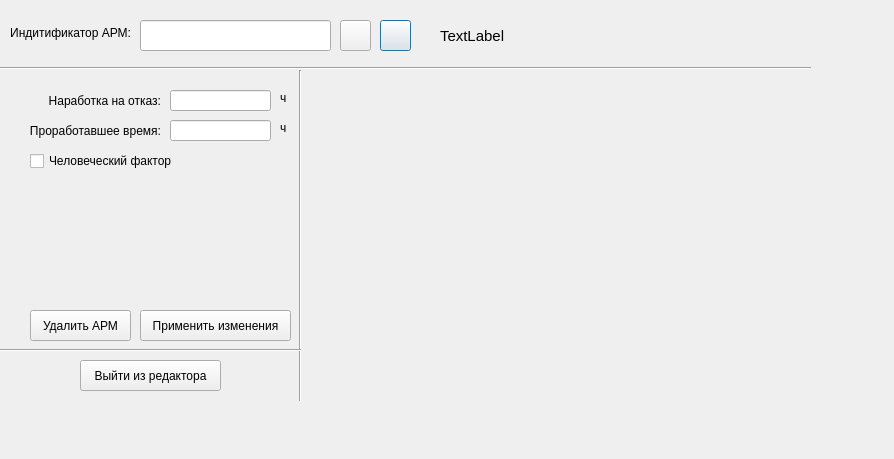
<?xml version="1.0" encoding="UTF-8"?>
<ui version="4.0">
 <class>updataARMDialog</class>
 <widget class="QDialog" name="updataARMDialog">
  <property name="geometry">
   <rect>
    <x>0</x>
    <y>0</y>
    <width>894</width>
    <height>459</height>
   </rect>
  </property>
  <property name="windowTitle">
   <string>Dialog</string>
  </property>
  <widget class="QLabel" name="nameARMLabel">
   <property name="geometry">
    <rect>
     <x>0</x>
     <y>17</y>
     <width>131</width>
     <height>31</height>
    </rect>
   </property>
   <property name="layoutDirection">
    <enum>Qt::LeftToRight</enum>
   </property>
   <property name="text">
    <string>Индитификатор АРМ:</string>
   </property>
   <property name="textFormat">
    <enum>Qt::AutoText</enum>
   </property>
   <property name="alignment">
    <set>Qt::AlignRight|Qt::AlignTrailing|Qt::AlignVCenter</set>
   </property>
  </widget>
  <widget class="QLineEdit" name="nameARMLineEdit">
   <property name="geometry">
    <rect>
     <x>140</x>
     <y>20</y>
     <width>191</width>
     <height>31</height>
    </rect>
   </property>
  </widget>
  <widget class="QLabel" name="T_ARMLabel">
   <property name="geometry">
    <rect>
     <x>30</x>
     <y>90</y>
     <width>131</width>
     <height>21</height>
    </rect>
   </property>
   <property name="layoutDirection">
    <enum>Qt::LeftToRight</enum>
   </property>
   <property name="text">
    <string>Наработка на отказ:</string>
   </property>
   <property name="textFormat">
    <enum>Qt::AutoText</enum>
   </property>
   <property name="alignment">
    <set>Qt::AlignRight|Qt::AlignTrailing|Qt::AlignVCenter</set>
   </property>
  </widget>
  <widget class="QLabel" name="timeWorkARMLabel">
   <property name="geometry">
    <rect>
     <x>20</x>
     <y>120</y>
     <width>141</width>
     <height>21</height>
    </rect>
   </property>
   <property name="layoutDirection">
    <enum>Qt::LeftToRight</enum>
   </property>
   <property name="text">
    <string>Проработавшее время:</string>
   </property>
   <property name="textFormat">
    <enum>Qt::AutoText</enum>
   </property>
   <property name="alignment">
    <set>Qt::AlignRight|Qt::AlignTrailing|Qt::AlignVCenter</set>
   </property>
  </widget>
  <widget class="QLineEdit" name="T_ARMLineEdit">
   <property name="geometry">
    <rect>
     <x>170</x>
     <y>90</y>
     <width>101</width>
     <height>21</height>
    </rect>
   </property>
  </widget>
  <widget class="QLineEdit" name="timeWorkARMLineEdit">
   <property name="geometry">
    <rect>
     <x>170</x>
     <y>120</y>
     <width>101</width>
     <height>21</height>
    </rect>
   </property>
  </widget>
  <widget class="QPushButton" name="nextARMpushButton">
   <property name="geometry">
    <rect>
     <x>380</x>
     <y>20</y>
     <width>31</width>
     <height>31</height>
    </rect>
   </property>
   <property name="text">
    <string/>
   </property>
   <property name="icon">
    <iconset resource="resourse.qrc">
     <normaloff>:/icons8_right.png</normaloff>:/icons8_right.png</iconset>
   </property>
  </widget>
  <widget class="QPushButton" name="backARMpushButton">
   <property name="geometry">
    <rect>
     <x>340</x>
     <y>20</y>
     <width>31</width>
     <height>31</height>
    </rect>
   </property>
   <property name="text">
    <string/>
   </property>
   <property name="icon">
    <iconset resource="resourse.qrc">
     <normaloff>:/icons8_left.png</normaloff>:/icons8_left.png</iconset>
   </property>
  </widget>
  <widget class="QLabel" name="ed_1">
   <property name="geometry">
    <rect>
     <x>280</x>
     <y>90</y>
     <width>16</width>
     <height>16</height>
    </rect>
   </property>
   <property name="text">
    <string>ч</string>
   </property>
  </widget>
  <widget class="QLabel" name="ed_2">
   <property name="geometry">
    <rect>
     <x>280</x>
     <y>120</y>
     <width>16</width>
     <height>16</height>
    </rect>
   </property>
   <property name="text">
    <string>ч</string>
   </property>
  </widget>
  <widget class="Line" name="line">
   <property name="geometry">
    <rect>
     <x>0</x>
     <y>60</y>
     <width>811</width>
     <height>16</height>
    </rect>
   </property>
   <property name="orientation">
    <enum>Qt::Horizontal</enum>
   </property>
  </widget>
  <widget class="QPushButton" name="deleteARMpushButton">
   <property name="geometry">
    <rect>
     <x>30</x>
     <y>310</y>
     <width>101</width>
     <height>31</height>
    </rect>
   </property>
   <property name="text">
    <string>Удалить АРМ</string>
   </property>
  </widget>
  <widget class="QCheckBox" name="checkBox">
   <property name="geometry">
    <rect>
     <x>30</x>
     <y>150</y>
     <width>161</width>
     <height>22</height>
    </rect>
   </property>
   <property name="text">
    <string>Человеческий фактор</string>
   </property>
  </widget>
  <widget class="Line" name="line_2">
   <property name="geometry">
    <rect>
     <x>290</x>
     <y>70</y>
     <width>21</width>
     <height>331</height>
    </rect>
   </property>
   <property name="orientation">
    <enum>Qt::Vertical</enum>
   </property>
  </widget>
  <widget class="Line" name="line_3">
   <property name="geometry">
    <rect>
     <x>0</x>
     <y>340</y>
     <width>301</width>
     <height>21</height>
    </rect>
   </property>
   <property name="orientation">
    <enum>Qt::Horizontal</enum>
   </property>
  </widget>
  <widget class="QPushButton" name="exitpushButton">
   <property name="geometry">
    <rect>
     <x>80</x>
     <y>360</y>
     <width>141</width>
     <height>31</height>
    </rect>
   </property>
   <property name="text">
    <string>Выйти из редактора</string>
   </property>
  </widget>
  <widget class="QPushButton" name="upDataARMButton">
   <property name="geometry">
    <rect>
     <x>140</x>
     <y>310</y>
     <width>151</width>
     <height>31</height>
    </rect>
   </property>
   <property name="text">
    <string>Применить изменения</string>
   </property>
  </widget>
  <widget class="QLabel" name="label">
   <property name="geometry">
    <rect>
     <x>440</x>
     <y>20</y>
     <width>371</width>
     <height>31</height>
    </rect>
   </property>
   <property name="font">
    <font>
     <pointsize>11</pointsize>
    </font>
   </property>
   <property name="text">
    <string>TextLabel</string>
   </property>
  </widget>
  <widget class="QStackedWidget" name="stackedDiagram">
   <property name="geometry">
    <rect>
     <x>300</x>
     <y>70</y>
     <width>511</width>
     <height>331</height>
    </rect>
   </property>
   <property name="currentIndex">
    <number>0</number>
   </property>
   <widget class="QWidget" name="page1"/>
   <widget class="QWidget" name="page2"/>
  </widget>
 </widget>
 <resources>
  <include location="resourse.qrc"/>
 </resources>
 <connections>
  <connection>
   <sender>nextARMpushButton</sender>
   <signal>clicked()</signal>
   <receiver>updataARMDialog</receiver>
   <slot>nextARM()</slot>
   <hints>
    <hint type="sourcelabel">
     <x>388</x>
     <y>36</y>
    </hint>
    <hint type="destinationlabel">
     <x>436</x>
     <y>37</y>
    </hint>
   </hints>
  </connection>
  <connection>
   <sender>backARMpushButton</sender>
   <signal>clicked()</signal>
   <receiver>updataARMDialog</receiver>
   <slot>backARM()</slot>
   <hints>
    <hint type="sourcelabel">
     <x>348</x>
     <y>42</y>
    </hint>
    <hint type="destinationlabel">
     <x>345</x>
     <y>59</y>
    </hint>
   </hints>
  </connection>
  <connection>
   <sender>T_ARMLineEdit</sender>
   <signal>textEdited(QString)</signal>
   <receiver>updataARMDialog</receiver>
   <slot>editARMtext(QString)</slot>
   <hints>
    <hint type="sourcelabel">
     <x>253</x>
     <y>99</y>
    </hint>
    <hint type="destinationlabel">
     <x>241</x>
     <y>195</y>
    </hint>
   </hints>
  </connection>
  <connection>
   <sender>nameARMLineEdit</sender>
   <signal>textEdited(QString)</signal>
   <receiver>updataARMDialog</receiver>
   <slot>editARMtext(QString)</slot>
   <hints>
    <hint type="sourcelabel">
     <x>200</x>
     <y>36</y>
    </hint>
    <hint type="destinationlabel">
     <x>159</x>
     <y>55</y>
    </hint>
   </hints>
  </connection>
  <connection>
   <sender>timeWorkARMLineEdit</sender>
   <signal>textEdited(QString)</signal>
   <receiver>updataARMDialog</receiver>
   <slot>editARMtext(QString)</slot>
   <hints>
    <hint type="sourcelabel">
     <x>207</x>
     <y>130</y>
    </hint>
    <hint type="destinationlabel">
     <x>230</x>
     <y>167</y>
    </hint>
   </hints>
  </connection>
  <connection>
   <sender>upDataARMButton</sender>
   <signal>clicked()</signal>
   <receiver>updataARMDialog</receiver>
   <slot>editARMbutton()</slot>
   <hints>
    <hint type="sourcelabel">
     <x>260</x>
     <y>330</y>
    </hint>
    <hint type="destinationlabel">
     <x>169</x>
     <y>407</y>
    </hint>
   </hints>
  </connection>
  <connection>
   <sender>exitpushButton</sender>
   <signal>clicked()</signal>
   <receiver>updataARMDialog</receiver>
   <slot>closeEditARMbutton()</slot>
   <hints>
    <hint type="sourcelabel">
     <x>182</x>
     <y>373</y>
    </hint>
    <hint type="destinationlabel">
     <x>241</x>
     <y>380</y>
    </hint>
   </hints>
  </connection>
  <connection>
   <sender>deleteARMpushButton</sender>
   <signal>clicked()</signal>
   <receiver>updataARMDialog</receiver>
   <slot>deleteARMbutton()</slot>
   <hints>
    <hint type="sourcelabel">
     <x>60</x>
     <y>310</y>
    </hint>
    <hint type="destinationlabel">
     <x>115</x>
     <y>279</y>
    </hint>
   </hints>
  </connection>
 </connections>
 <slots>
  <slot>nextARM()</slot>
  <slot>backARM()</slot>
  <slot>editARMtext(QString)</slot>
  <slot>editARMbutton()</slot>
  <slot>closeEditARMbutton()</slot>
  <slot>deleteARMbutton()</slot>
 </slots>
</ui>
